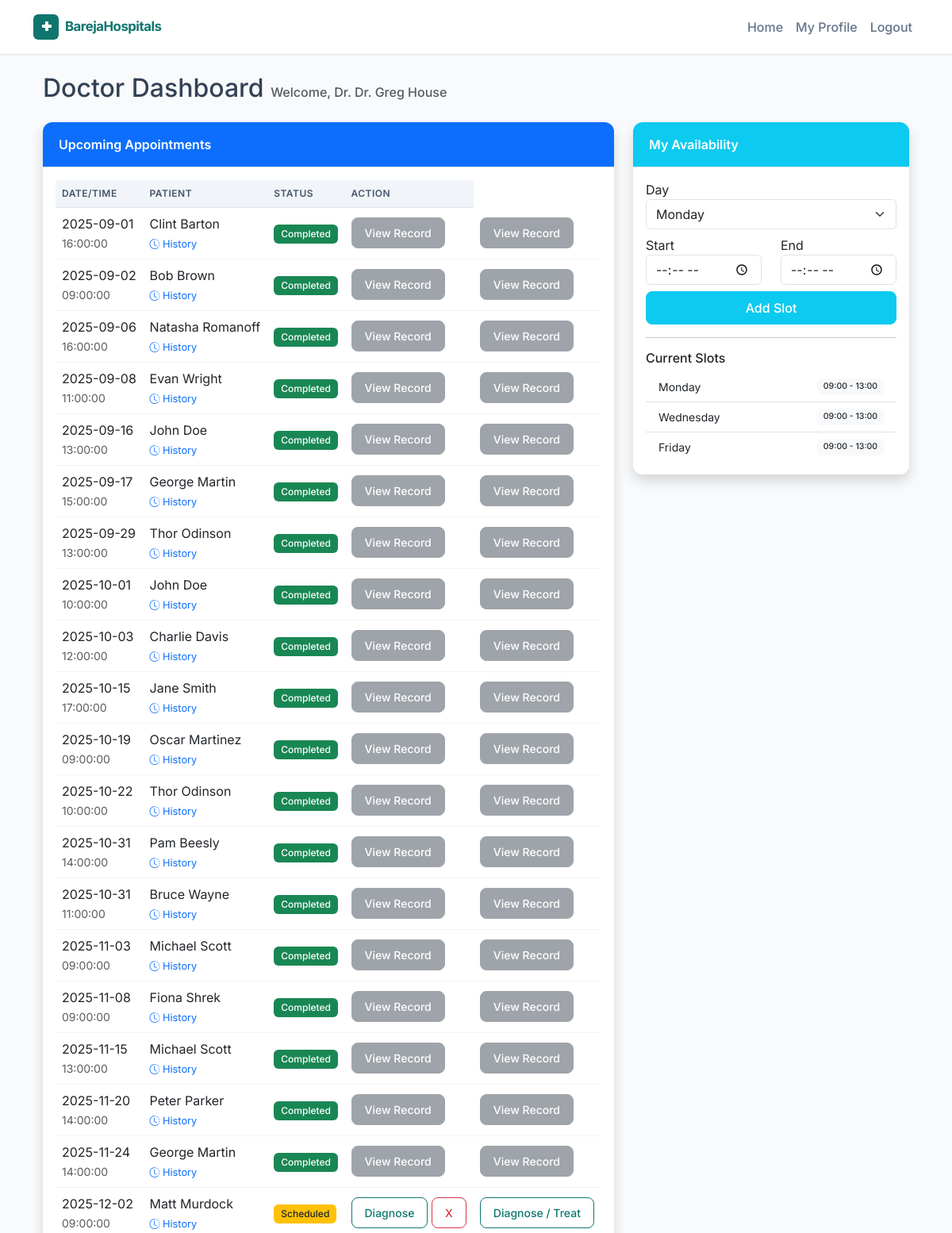
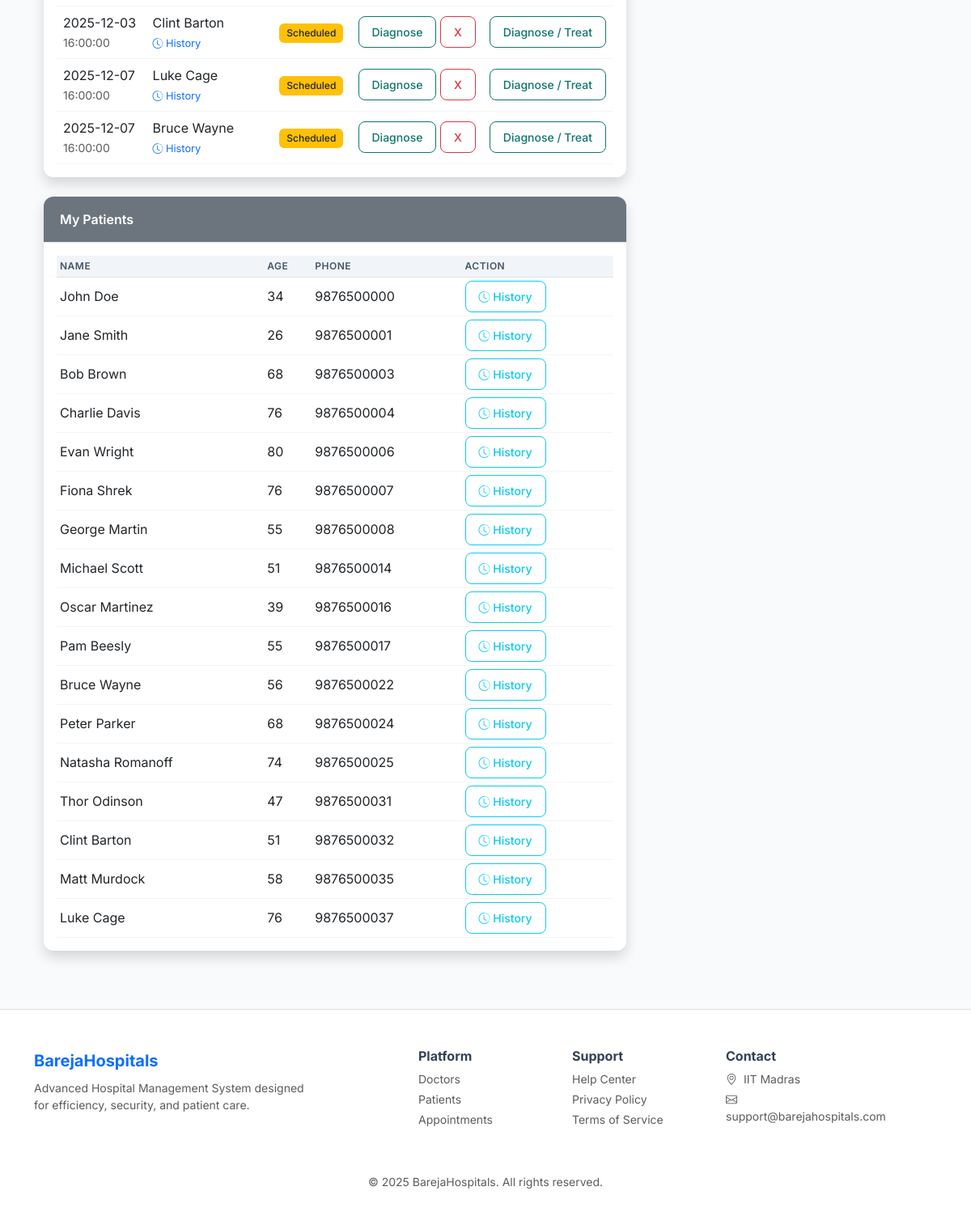
The page /doctor_dashboard (signed in) on the database its author committed (2 pictures, top to bottom).
### models.py (models this page shows)
class Doctor(db.Model):
    id = db.Column(db.Integer, primary_key=True)
    user_id = db.Column(db.Integer, db.ForeignKey("user.id"), nullable=False)
    department_id = db.Column(db.Integer, db.ForeignKey("department.id"), nullable=True)
    full_name = db.Column(db.String(150), nullable=False)
    qualification = db.Column(db.String(100), nullable=True)
    availabilities = db.relationship(
        "DoctorAvailability", backref="doctor", lazy=True, cascade="all, delete-orphan"
    )
    appointments = db.relationship(
        "Appointment", backref="doctor", lazy=True, cascade="all, delete-orphan"
    )

class Appointment(db.Model):
    id = db.Column(db.Integer, primary_key=True)
    patient_id = db.Column(db.Integer, db.ForeignKey("patient.id"), nullable=False)
    doctor_id = db.Column(db.Integer, db.ForeignKey("doctor.id"), nullable=False)
    date_scheduled = db.Column(db.Date, nullable=False)
    time_scheduled = db.Column(db.Time, nullable=False)
    status = db.Column(db.String(50), default="Scheduled")
    treatment = db.relationship(
        "Treatment", backref="appointment", uselist=False, cascade="all, delete-orphan"
    )

class Patient(db.Model):
    id = db.Column(db.Integer, primary_key=True)
    user_id = db.Column(db.Integer, db.ForeignKey("user.id"), nullable=False)
    full_name = db.Column(db.String(150), nullable=False)
    phone = db.Column(db.String(20), nullable=True)
    address = db.Column(db.Text, nullable=True)
    age = db.Column(db.Integer, nullable=True)
    appointments = db.relationship(
        "Appointment", backref="patient", lazy=True, cascade="all, delete-orphan"
    )

class DoctorAvailability(db.Model):
    id = db.Column(db.Integer, primary_key=True)
    doctor_id = db.Column(db.Integer, db.ForeignKey("doctor.id"), nullable=False)
    day_of_week = db.Column(db.String(20), nullable=False)
    start_time = db.Column(db.Time, nullable=False)
    end_time = db.Column(db.Time, nullable=False)
    is_available = db.Column(db.Boolean, default=True)

### app.py (the view)
@app.route("/doctor_dashboard", endpoint="doctor_dashboard")
@login_required
def DoctorDashboard():
    if current_user.role != "doctor":
        flash("Access denied. Doctors only.", "danger")
        return redirect(url_for("login"))
    doctor = current_user.doctor_profile
    appointments = (
        Appointment.query.filter_by(doctor_id=doctor.id)
        .order_by(Appointment.date_scheduled)
        .all()
    )
    availabilities = DoctorAvailability.query.filter_by(doctor_id=doctor.id).all()
    patient_ids = set(a.patient_id for a in appointments)
    my_patients = Patient.query.filter(Patient.id.in_(patient_ids)).all()
    return render_template(
        "doctor_dashboard.html",
        appointments=appointments,
        availabilities=availabilities,
        my_patients=my_patients,
    )

### app.py (called while the page is built)
@login_manager.user_loader
def LoadUser(user_id):
    return db.session.get(User, int(user_id))

### templates/doctor_dashboard.html (shortened to what this page needs)
{% extends "base.html" %}
{% block content %}
<div class="container">
    <h2 class="mb-4">Doctor Dashboard <small class="text-muted fs-6">Welcome, Dr. {{ current_user.doctor_profile.full_name }}</small></h2>
    <div class="row">
        <div class="col-md-8">
            <div class="card shadow mb-4">
                <div class="card-header bg-primary text-white">
                    Upcoming Appointments
                </div>
                <div class="card-body">
                    <table class="table align-middle">
                        <thead>
                            <tr>
                                <th>Date/Time</th>
                                <th>Patient</th>
                                <th>Status</th>
                                <th>Action</th>
                            </tr>
                        </thead>
                        <tbody>
                            {% for appt in appointments %}
                            <tr>
                                <td>
                                    {{ appt.date_scheduled }}<br>
                                    <small class="text-muted">{{ appt.time_scheduled }}</small>
                                </td>
                                <td>
                                    {{ appt.patient.full_name }}
                                    <br>
                                    <a href="/doctor_view_history/{{ appt.patient.id }}" class="text-decoration-none" style="font-size: 0.8rem;">
                                        <i class="bi bi-clock-history"></i> History
                                    </a>
                                </td>
                                <td>
                                    {% if appt.status == 'Completed' %}
                                        <span class="badge bg-success">Completed</span>
                                    {% else %}
                                        <span class="badge bg-warning text-dark">Scheduled</span>
                                    {% endif %}
                                </td>
                                <td>
                                    {% if appt.status == 'Scheduled' %}
                                    <button type="button" class="btn btn-sm btn-outline-primary"
                                            data-bs-toggle="modal" data-bs-target="#treatModal{{ appt.id }}">
                                        Diagnose
                                    </button>
                                    <a href="/doctor_cancel_appointment/{{ appt.id }}"
                                    class="btn btn-sm btn-outline-danger"
                                    onclick="return confirm('Cancel this appointment?');">
                                    X
                                    </a>
                                    {% else %}
                                        <button class="btn btn-sm btn-secondary" disabled>View Record</button>
                                    {% endif %}
                                </td>
                                <td>
                                    {% if appt.status != 'Completed' %}
                                    <button type="button" class="btn btn-sm btn-outline-primary"
                                            data-bs-toggle="modal" data-bs-target="#treatModal{{ appt.id }}">
                                        Diagnose / Treat
                                    </button>
                                    {% else %}
                                        <button class="btn btn-sm btn-secondary" disabled>View Record</button>
                                    {% endif %}
                                </td>
                            </tr>
                            {% else %}
                                <tr><td colspan="4">No appointments scheduled.</td></tr>
                            {% endfor %}
                        </tbody>
                    </table>
                </div>
            </div>
            <div class="card shadow mb-4">
    <div class="card-header bg-secondary text-white">My Patients</div>
    <div class="card-body">
        {% if my_patients %}
            <div class="table-responsive">
                <table class="table table-sm table-hover">
                    <thead>
                        <tr>
                            <th>Name</th>
                            <th>Age</th>
                            <th>Phone</th>
                            <th>Action</th>
                        </tr>
                    </thead>
                    <tbody>
                        {% for pat in my_patients %}
                        <tr>
                            <td>{{ pat.full_name }}</td>
                            <td>{{ pat.age or '-' }}</td>
                            <td>{{ pat.phone or '-' }}</td>
                                <td>
                                <a href="/doctor_view_history/{{ pat.id }}" class="btn btn-sm btn-outline-info">
                                    <i class="bi bi-clock-history"></i> History
                                </a>
                            </td>
                        </tr>
                        {% endfor %}
                    </tbody>
                </table>
            </div>
        {% else %}
            <p class="text-muted">No patients assigned yet.</p>
        {% endif %}
    </div>
</div>
        </div>
        <div class="col-md-4">
            <div class="card shadow">
                <div class="card-header bg-info text-white">My Availability</div>
                <div class="card-body">
                    <form action="/add_availability" method="POST">
                        <div class="mb-2">
                            <label>Day</label>
                            <select name="day" class="form-select">
                                <option>Monday</option>
                            </select>
                        </div>
                        <div class="row mb-2">
                            <div class="col">
                                <label>Start</label>
                                <input type="time" name="start_time" class="form-control" required>
                            </div>
                            <div class="col">
                                <label>End</label>
                                <input type="time" name="end_time" class="form-control" required>
                            </div>
                        </div>
                        <button type="submit" class="btn btn-info w-100 text-white">Add Slot</button>
                    </form>
                    <hr>
                    <h6>Current Slots</h6>
                    <ul class="list-group list-group-flush small">
                        {% for slot in availabilities %}
                            <li class="list-group-item d-flex justify-content-between align-items-center">
                                {{ slot.day_of_week }}
                                <span class="badge bg-light text-dark">
                                    {{ slot.start_time.strftime('%H:%M') }} - {{ slot.end_time.strftime('%H:%M') }}
                                </span>
                            </li>
                        {% else %}
                            <li class="list-group-item text-muted">No availability set.</li>
                        {% endfor %}
                    </ul>
                </div>
            </div>
        </div>
    </div>
</div>
{% endblock %}

### templates/base.html (style rules this page uses)
:root { --primary: #0f766e; --primary-hover: #115e59; --accent: #2dd4bf; --bg-light: #f8fafc; --text-dark: #334155; --card-shadow: 0 4px 6px -1px rgba(0, 0, 0, 0.1), 0 2px 4px -1px rgba(0, 0, 0, 0.06); }
body { font-family: 'Inter', sans-serif; background-color: var(--bg-light); color: var(--text-dark); -webkit-font-smoothing: antialiased; }
.card { border: none; border-radius: 12px; box-shadow: var(--card-shadow); background: white; margin-bottom: 20px; overflow: hidden; }
.card-header { background-color: #ffffff; border-bottom: 1px solid #e2e8f0; font-weight: 600; padding: 1rem 1.25rem; color: var(--primary); }
.btn { border-radius: 8px; padding: 8px 16px; font-weight: 500; transition: all 0.2s; }
.btn-outline-primary { color: var(--primary); border-color: var(--primary); }
.table { margin-bottom: 0; }
.table th { background-color: #f1f5f9; color: #475569; font-weight: 600; text-transform: uppercase; font-size: 0.75rem; letter-spacing: 0.5px; border-top: none; }
.table td { vertical-align: middle; border-bottom: 1px solid #f1f5f9; }
.badge { font-weight: 500; padding: 0.5em 0.75em; border-radius: 6px; }

### rows shown on the page
Doctor: doctor_profile.full_name "Dr. Greg House"
Appointment: date_scheduled "2025-09-01", time_scheduled "16:00:00", patient.full_name "Clint Barton", status "Completed"
Appointment: date_scheduled "2025-09-02", time_scheduled "09:00:00", patient.full_name "Bob Brown", status "Completed"
Appointment: date_scheduled "2025-09-06", time_scheduled "16:00:00", patient.full_name "Natasha Romanoff", status "Completed"
Appointment: date_scheduled "2025-09-08", time_scheduled "11:00:00", patient.full_name "Evan Wright", status "Completed"
Appointment: date_scheduled "2025-09-16", time_scheduled "13:00:00", patient.full_name "John Doe", status "Completed"
Appointment: date_scheduled "2025-09-17", time_scheduled "15:00:00", patient.full_name "George Martin", status "Completed"
Appointment: date_scheduled "2025-09-29", time_scheduled "13:00:00", patient.full_name "Thor Odinson", status "Completed"
Appointment: date_scheduled "2025-10-01", time_scheduled "10:00:00", patient.full_name "John Doe", status "Completed"
Appointment: date_scheduled "2025-10-03", time_scheduled "12:00:00", patient.full_name "Charlie Davis", status "Completed"
Appointment: date_scheduled "2025-10-15", time_scheduled "17:00:00", patient.full_name "Jane Smith", status "Completed"
Appointment: date_scheduled "2025-10-19", time_scheduled "09:00:00", patient.full_name "Oscar Martinez", status "Completed"
Appointment: date_scheduled "2025-10-22", time_scheduled "10:00:00", patient.full_name "Thor Odinson", status "Completed"
Appointment: date_scheduled "2025-10-31", time_scheduled "14:00:00", patient.full_name "Pam Beesly", status "Completed"
Appointment: date_scheduled "2025-10-31", time_scheduled "11:00:00", patient.full_name "Bruce Wayne", status "Completed"
Appointment: date_scheduled "2025-11-03", time_scheduled "09:00:00", patient.full_name "Michael Scott", status "Completed"
Appointment: date_scheduled "2025-11-08", time_scheduled "09:00:00", patient.full_name "Fiona Shrek", status "Completed"
Appointment: date_scheduled "2025-11-15", time_scheduled "13:00:00", patient.full_name "Michael Scott", status "Completed"
Appointment: date_scheduled "2025-11-20", time_scheduled "14:00:00", patient.full_name "Peter Parker", status "Completed"
Appointment: date_scheduled "2025-11-24", time_scheduled "14:00:00", patient.full_name "George Martin", status "Completed"
Appointment: date_scheduled "2025-12-02", time_scheduled "09:00:00", patient.full_name "Matt Murdock", status "Scheduled"
Appointment: date_scheduled "2025-12-03", time_scheduled "16:00:00", patient.full_name "Clint Barton", status "Scheduled"
Appointment: date_scheduled "2025-12-07", time_scheduled "16:00:00", patient.full_name "Luke Cage", status "Scheduled"
Appointment: date_scheduled "2025-12-07", time_scheduled "16:00:00", patient.full_name "Bruce Wayne", status "Scheduled"
Patient: full_name "John Doe", age "34", phone "9876500000"
Patient: full_name "Jane Smith", age "26", phone "9876500001"
Patient: full_name "Bob Brown", age "68", phone "9876500003"
Patient: full_name "Charlie Davis", age "76", phone "9876500004"
Patient: full_name "Evan Wright", age "80", phone "9876500006"
Patient: full_name "Fiona Shrek", age "76", phone "9876500007"
Patient: full_name "George Martin", age "55", phone "9876500008"
Patient: full_name "Michael Scott", age "51", phone "9876500014"
Patient: full_name "Oscar Martinez", age "39", phone "9876500016"
Patient: full_name "Pam Beesly", age "55", phone "9876500017"
Patient: full_name "Bruce Wayne", age "56", phone "9876500022"
Patient: full_name "Peter Parker", age "68", phone "9876500024"
Patient: full_name "Natasha Romanoff", age "74", phone "9876500025"
Patient: full_name "Thor Odinson", age "47", phone "9876500031"
Patient: full_name "Clint Barton", age "51", phone "9876500032"
Patient: full_name "Matt Murdock", age "58", phone "9876500035"
Patient: full_name "Luke Cage", age "76", phone "9876500037"
DoctorAvailability: day_of_week "Monday", start_time "09:00", end_time "13:00"
DoctorAvailability: day_of_week "Wednesday", start_time "09:00", end_time "13:00"
DoctorAvailability: day_of_week "Friday", start_time "09:00", end_time "13:00"
